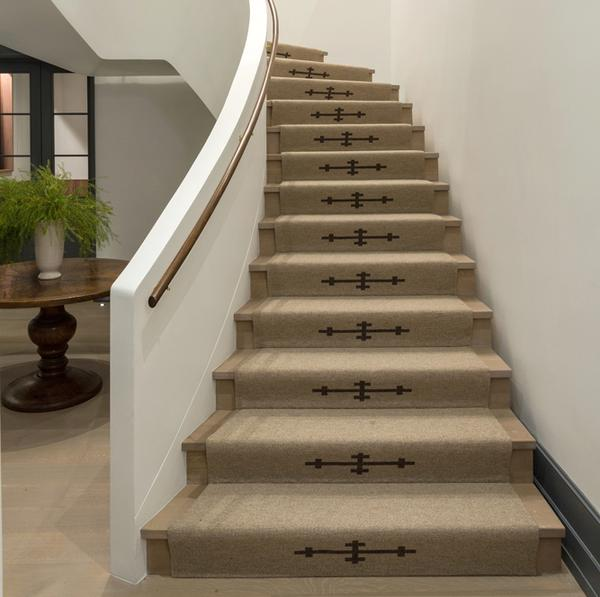
//> input picture code/Stairs/Stairs/stair_00.jpg, 600 x 597 px
$ ./Algo stair_00.jpg   (built with g++ and OpenCV 4)
//> lines starting //> are read from the running program, lines starting //| are printed output that depends on the picture; after the words box and inside, x2 and y2 are one past the last pixel; in counts of white or black regions, pixels touching at a corner belong together
#include "opencv2/highgui/highgui.hpp"
#include "opencv2/imgproc/imgproc.hpp"
#include <iostream>

using namespace cv;
using namespace std;

int main(int argc, char** argv)
{
    //-----------------get image file-------------------
    CommandLineParser parser(argc, argv, "{@input | stair_00.jpg | input image}");
    Mat img = imread(samples::findFile(parser.get<String>("@input")));
//> img is the input picture: 597 rows x 600 cols, CV_8UC3; mean B, G, R 110.9, 130.3, 142.6

    if (img.empty())
    {
        cout << "Could not open or find the image!\n" << endl;
        cout << "Usage: " << argv[0] << " <Input image>" << endl;
        return -1;
    }


    imshow("Original", img);

    //--------------Apply Gaussian blur to get good results-------------
    GaussianBlur(img, img, Size(5, 5), 0, 0);

    imshow("Gaussian blur", img);

    Mat canny_img, res_img, Hough_img;

    //--------------Apply Canny filter to detect the edges--------------
    Canny(img, canny_img, 80, 240, 3);
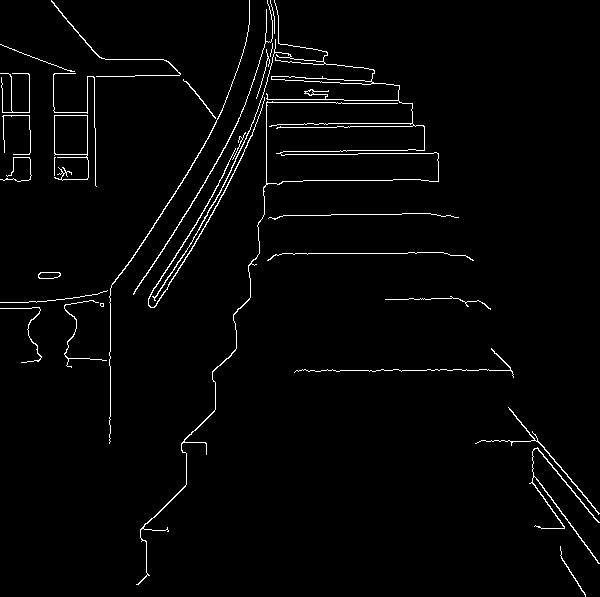
//> canny_img: 597 rows x 600 cols, CV_8UC1; 2.2% white in thin lines or dots

    cvtColor(canny_img, res_img, cv::COLOR_GRAY2BGR);
//> res_img: 597 rows x 600 cols, CV_8UC3; 2.2% white in thin lines or dots
    cvtColor(canny_img, Hough_img, cv::COLOR_GRAY2BGR);

    imshow("Canny filter", canny_img);

    vector<int> lines_y;
    vector<Vec4i> lines;

    //--------------Apply Hough filter to detect the lines--------------
    HoughLinesP(canny_img, lines, 1, CV_PI / 180, 30, 40, 5);
//> lines = 47 lines (x1, y1, x2, y2), first 8: [145, 276, 220, 156], [282, 253, 407, 253], [321, 370, 392, 370], [343, 214, 430, 213], [148, 299, 213, 194], [110, 441, 110, 366], [533, 474, 598, 563], [149, 233, 204, 145]

    for (size_t i = 1; i < lines.size(); i++)
    {
        //-------------Removal of vertical HoughLines----------------
        if (abs(lines[i][1] - lines[i][3]) < 20)
        {
            Vec4i l = lines[i];
            line(Hough_img, Point(l[0], l[1]), Point(l[2], l[3]), Scalar(0, 0, 255), 3, cv::LINE_AA);
        }
    }
//> this loop made 46 passes
//> l on passes 1, 2, 3, 8, 9, 10, 11, 18, 20, 22, 23, 24: [282, 253, 407, 253], [321, 370, 392, 370], [343, 214, 430, 213], [381, 153, 437, 153], [317, 180, 373, 180], [281, 154, 357, 154], [261, 99, 309, 99], [304, 123, 412, 123], [287, 127, 336, 127], [135, 75, 179, 75], [261, 54, 306, 60], [366, 126, 415, 126]
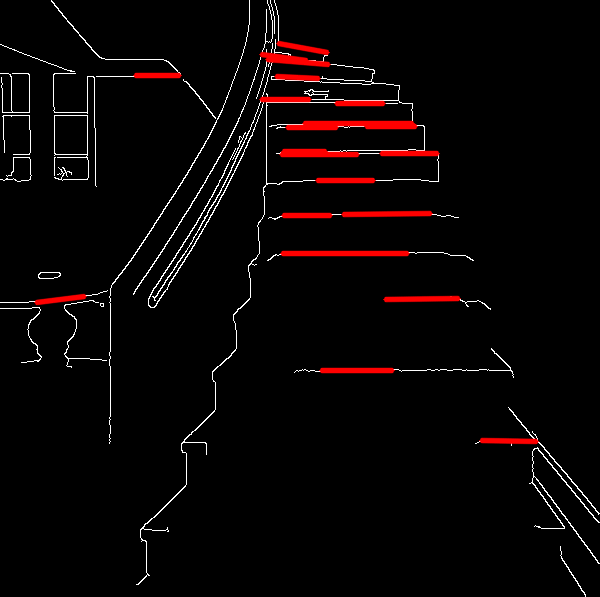
//> Hough_img: 597 rows x 600 cols, CV_8UC3; mean B, G, R 4.6, 4.6, 9.5

    imshow("Hough filter", Hough_img);


    //--------------algorithm approach--------------
    Vec4i l = lines[0];
//> l = [145, 276, 220, 156]
    line(res_img, Point(0, l[1]), Point(img.cols, l[1]), Scalar(0, 0, 255), 3, cv::LINE_AA);
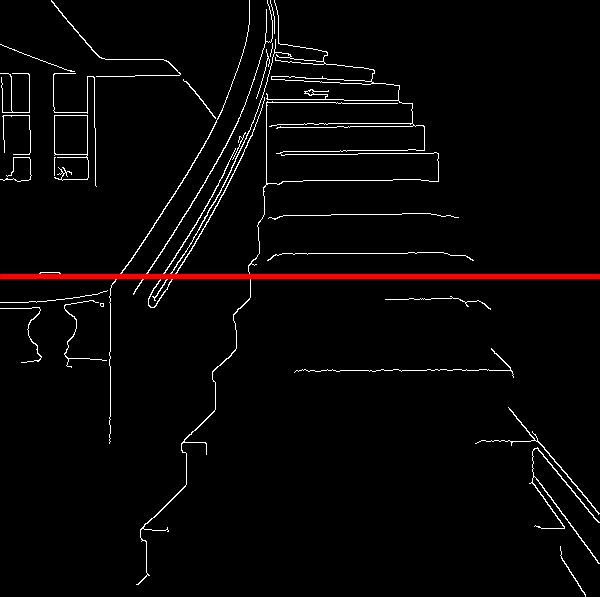
//> res_img: 597 rows x 600 cols, CV_8UC3; mean B, G, R 5.6, 5.6, 7.9
    lines_y.push_back(l[1]);
//> lines_y = [276]

    bool check = true;
    int stair_counter = 1;

    for (size_t i = 1; i < lines.size(); i++)
    {
        //-------------Removal of vertical HoughLines----------------
        if (abs(lines[i][1] - lines[i][3]) < 23) {

            Vec4i l = lines[i];
            for (int m : lines_y)
            {
                if (abs(m - l[1]) < 20)
                    check = false;

            }
            if (check == true)
            {
                line(res_img, Point(0, l[1]), Point(img.cols, l[1]), Scalar(0, 0, 255), 3, cv::LINE_AA);
                lines_y.push_back(l[1]);
                stair_counter++;
            }
            check = true;

        }

    }
//> this loop made 46 passes
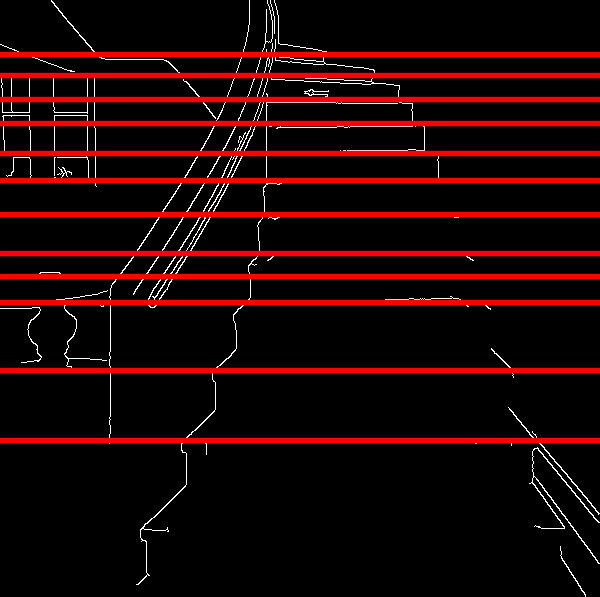
//> res_img: 597 rows x 600 cols, CV_8UC3; 12.9% of pixels changed, all inside (x1, y1, x2, y2) = (0, 51, 600, 444)
//> after the loop, check = true; stair_counter = 12

    putText(res_img, "c:" + to_string(stair_counter), Point(40, 60), FONT_HERSHEY_SIMPLEX, 1.5, Scalar(0, 255, 0), 2);
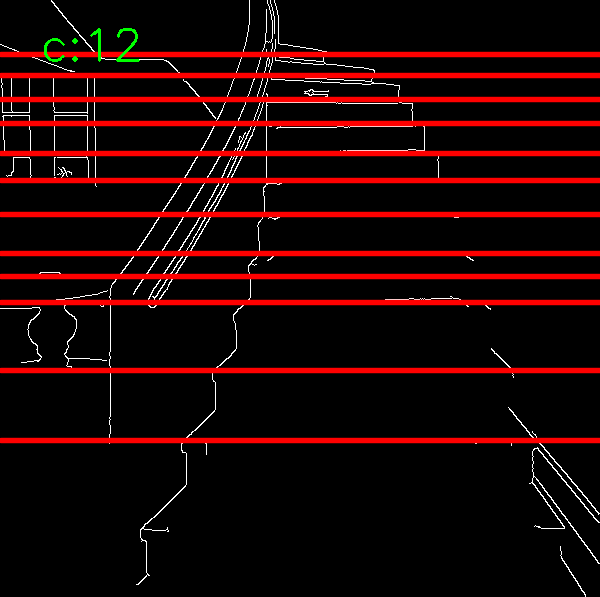
//> res_img: 597 rows x 600 cols, CV_8UC3; 0.16% of pixels changed, all inside (x1, y1, x2, y2) = (44, 28, 140, 62)

    imshow("detected lines", res_img);

    waitKey(0);
    return 0;
}

$ run again, on code/Stairs/Stairs/stair_02.jpg
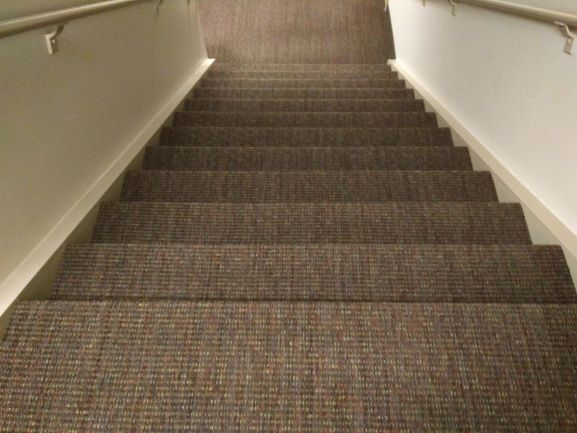
//> input picture code/Stairs/Stairs/stair_02.jpg, 577 x 433 px
//> img is the input picture: 433 rows x 577 cols, CV_8UC3; mean B, G, R 82.3, 102.7, 119.2
//> `Canny(img, canny_img, 80, 240, 3);`:
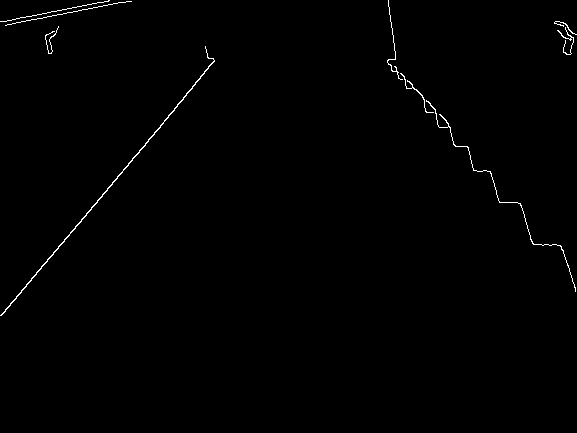
//> canny_img: 433 rows x 577 cols, CV_8UC1; 0.57% white in thin lines or dots, all inside (x1, y1, x2, y2) = (0, 0, 577, 316)
//> lines = 9 lines (x1, y1, x2, y2), first 8: [0, 315, 133, 157], [3, 313, 192, 88], [7, 24, 127, 1], [2, 21, 108, 1], [396, 69, 448, 123], [1, 315, 214, 61], [388, 0, 395, 58], [520, 203, 533, 244]
//> the loop `for (size_t i = 1; i < lines.size(); i++)` made 8 passes
//> `Vec4i l = lines[0];`: l = [0, 315, 133, 157]
//> lines_y = [315]
//> the loop `for (size_t i = 1; i < lines.size(); i++)` made 8 passes
//> (l, check, stair_counter) on pass 3: ([2, 21, 108, 1], true, 2)
//> after the loop `for (size_t i = 1; i < lines.size(); i++)`: check = true; stair_counter = 2
//> `putText(res_img, "c:" + to_string(stair_counter), Point(40, 60), FONT_..`:
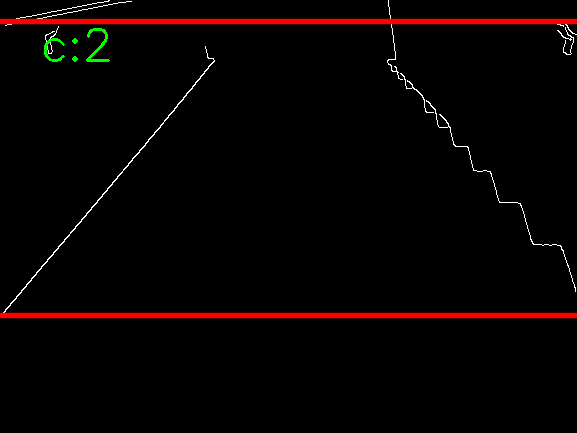
//> res_img: 433 rows x 577 cols, CV_8UC3; mean B, G, R 1.4, 1.8, 7.8

$ run again, on code/Stairs/Stairs/stair_03.jpg
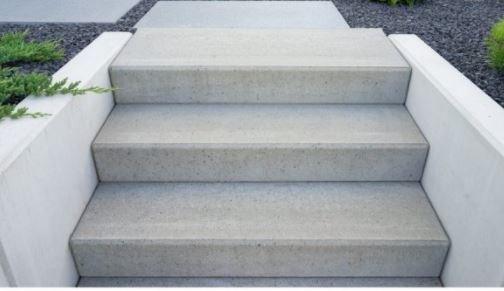
//> input picture code/Stairs/Stairs/stair_03.jpg, 504 x 291 px
//> img is the input picture: 291 rows x 504 cols, CV_8UC3; mean B, G, R 170.5, 167.3, 161.8
//> canny_img: 291 rows x 504 cols, CV_8UC1; 1.8% white in thin lines or dots
//> lines = 11 lines (x1, y1, x2, y2), first 8: [0, 287, 503, 287], [200, 1, 331, 1], [3, 22, 116, 22], [51, 75, 103, 32], [415, 34, 502, 107], [421, 180, 451, 240], [108, 66, 143, 16], [68, 239, 97, 181]
//> the loop `for (size_t i = 1; i < lines.size(); i++)` made 10 passes
//> after the loop `for (size_t i = 1; i < lines.size(); i++)`:
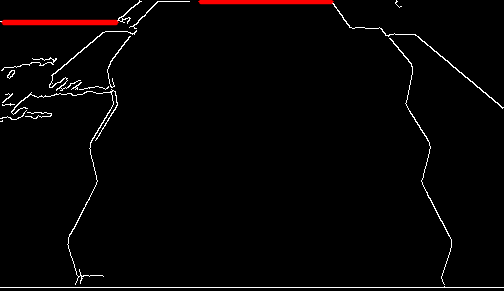
//> Hough_img: 291 rows x 504 cols, CV_8UC3; mean B, G, R 4.2, 4.2, 6.2
//> `Vec4i l = lines[0];`: l = [0, 287, 503, 287]
//> lines_y = [287]
//> the loop `for (size_t i = 1; i < lines.size(); i++)` made 10 passes
//> (l, check, stair_counter) on passes 1 to 2: ([200, 1, 331, 1], true, 2), ([3, 22, 116, 22], true, 3)
//> after the loop `for (size_t i = 1; i < lines.size(); i++)`: check = true; stair_counter = 3
//> `putText(res_img, "c:" + to_string(stair_counter), Point(40, 60), FONT_..`:
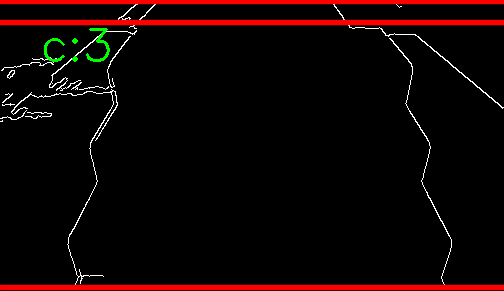
//> res_img: 291 rows x 504 cols, CV_8UC3; mean B, G, R 3.1, 3.8, 16.3

$ run again, on code/Stairs/Stairs/stair_04.jpg
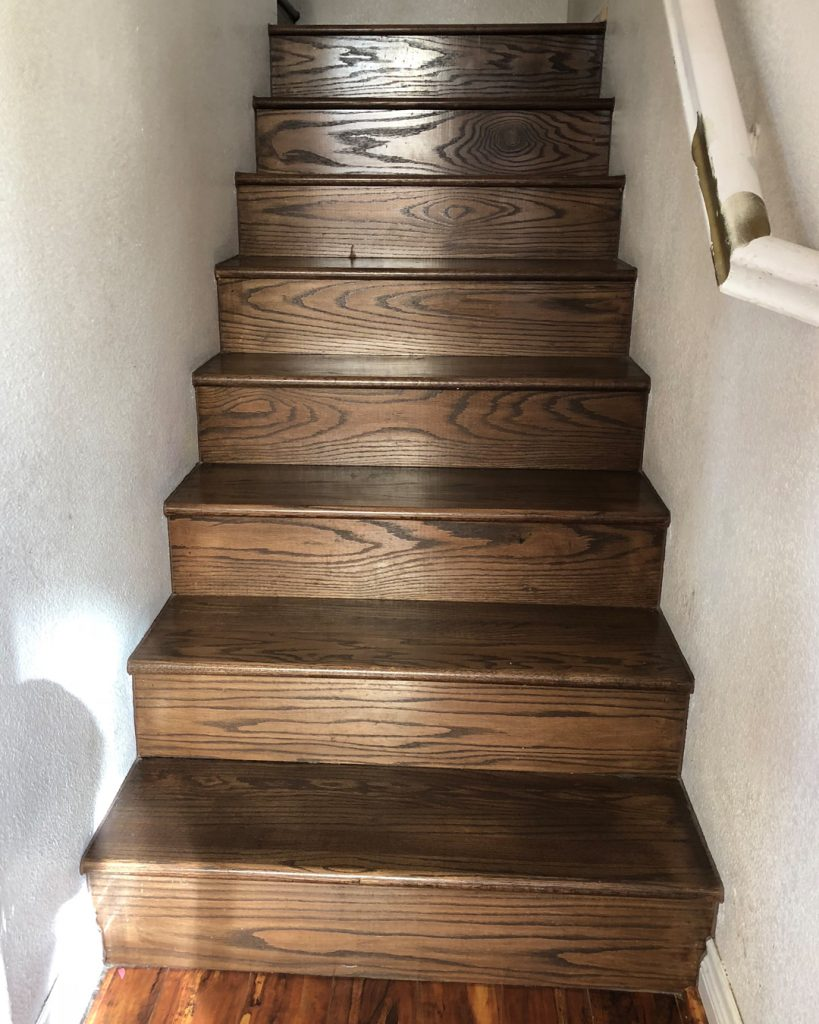
//> input picture code/Stairs/Stairs/stair_04.jpg, 819 x 1024 px
//> img is the input picture: 1024 rows x 819 cols, CV_8UC3; mean B, G, R 108.3, 124.3, 141.6
//> canny_img: 1024 rows x 819 cols, CV_8UC1; 2.2% white in thin lines or dots
//> lines = 105 lines (x1, y1, x2, y2), first 8: [544, 686, 584, 687], [294, 24, 481, 24], [391, 35, 432, 35], [292, 668, 348, 669], [422, 466, 512, 467], [179, 878, 274, 881], [498, 703, 604, 706], [345, 275, 526, 275]
//> the loop `for (size_t i = 1; i < lines.size(); i++)` made 104 passes
//> after the loop `for (size_t i = 1; i < lines.size(); i++)`:
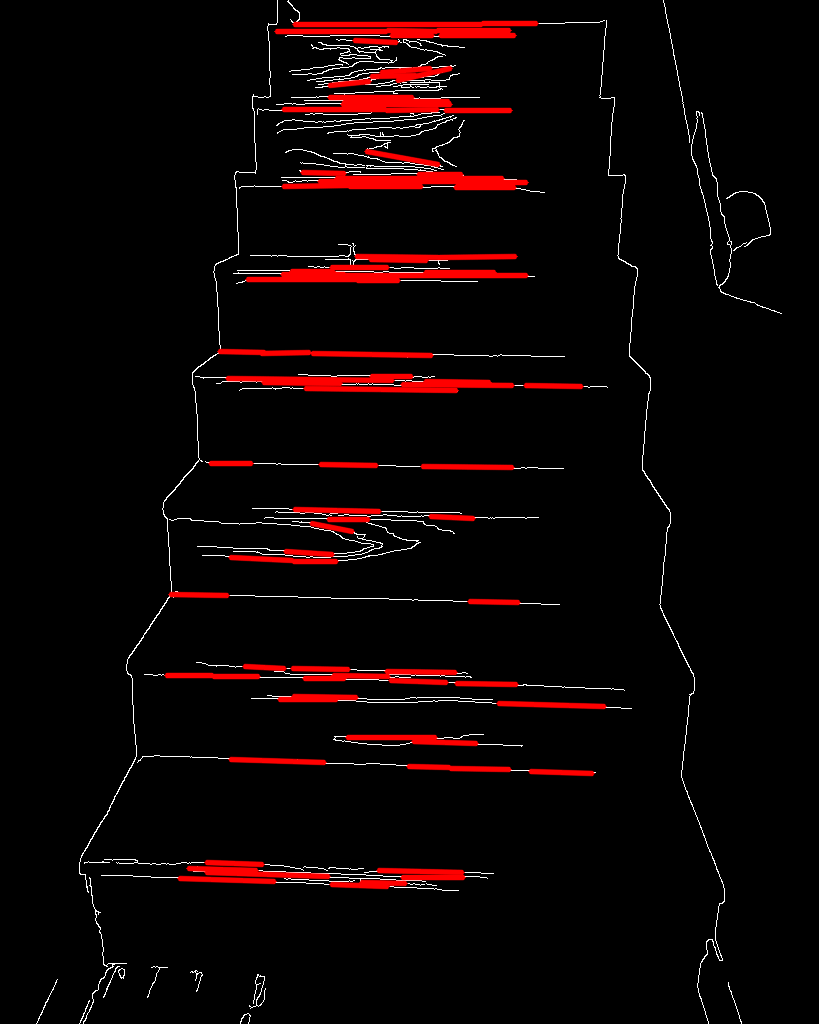
//> Hough_img: 1024 rows x 819 cols, CV_8UC3; mean B, G, R 3.6, 3.6, 13.1
//> `Vec4i l = lines[0];`: l = [544, 686, 584, 687]
//> lines_y = [686]
//> the loop `for (size_t i = 1; i < lines.size(); i++)` made 104 passes
//> after the loop `for (size_t i = 1; i < lines.size(); i++)`: check = true; stair_counter = 17
//> `putText(res_img, "c:" + to_string(stair_counter), Point(40, 60), FONT_..`:
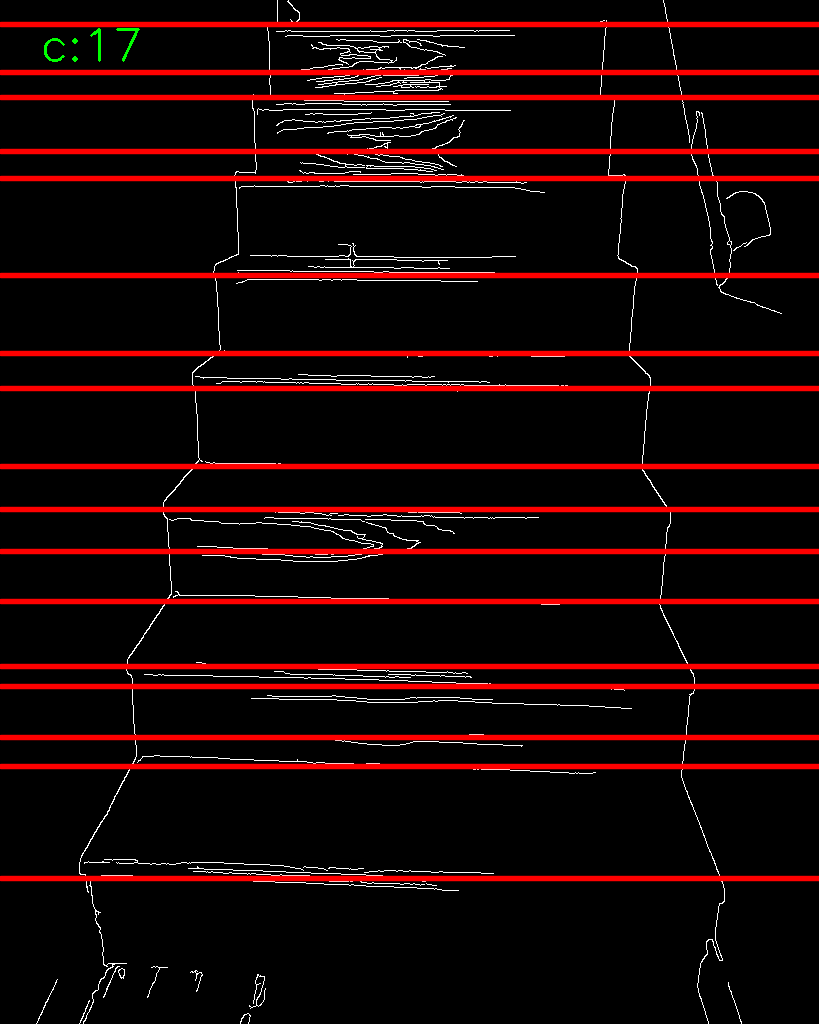
//> res_img: 1024 rows x 819 cols, CV_8UC3; mean B, G, R 4.3, 4.5, 27.3
